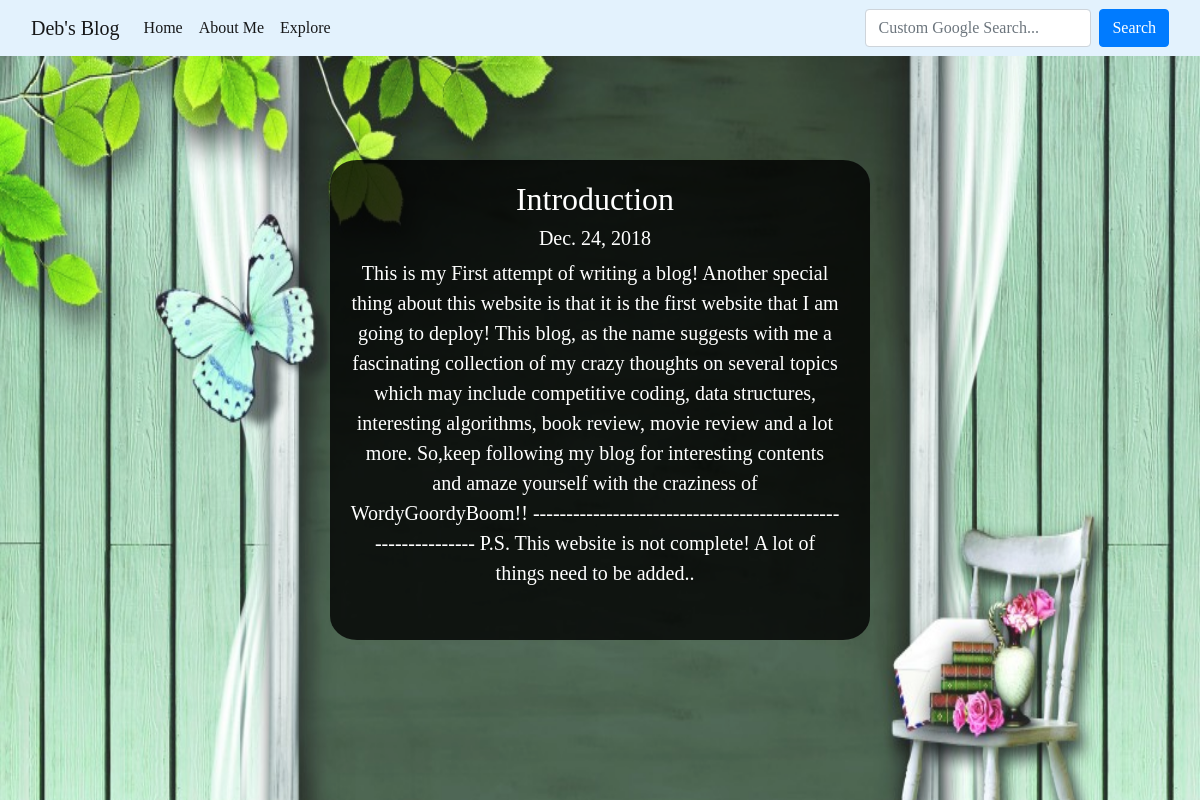
Page /Blog/home/ on the committed database.
### Blog/models.py (models this page shows)
class Post(models.Model):
	PriKey = models.CharField(max_length=255,primary_key=True)
	Heading = models.CharField(max_length=100)
	DateOfPost = models.DateField(default=datetime.date.today())
	Content = models.TextField()

### Blog/views.py (the view)
# urls.py: path('home/',views.home,name='home'),
def home(request):
	obj = Post.objects.get(PriKey=p)
	return render(request,'MyBlog.html',{'obj':obj})

### Blog/templates/MyBlog.html
{% extends 'base.html' %}
{% block content %}
<div class="container text-center" id="content">
  <div id="inner">
  <h2>{{ obj.Heading }}</h2>
  <h5 id="Date">{{ obj.DateOfPost }}</h5>
  <p>
      {{ obj.Content }}
  </p>
</div>
</div>
{% endblock %}

### static/BlogStyle.css (style rules this page uses)
#content { background-color: rgb(0,0,0,0.8); color: #ffffff; border-radius: 5%; z-index: 2; position: absolute; top: 20%; right: 0; bottom: 0; left: 0; width: 45%; height: 60%; padding-top: 20px; padding-bottom: 20px; padding-left: 20px; font-size: 20px; overflow: hidden; margin: 0px auto; }
#inner { width: 100%; overflow: auto; height: 100%; padding-right: 15px; }
#Date { font-family: 'Cursive'; }
body { font-family: 'Popins'; margin-bottom: 10px; }

### rows in the picture
Post: Heading "Introduction", DateOfPost "Dec. 24, 2018", Content "This is my First attempt of writing a blog! Another special thing about this website is that it is the first website that I am going to deploy! This blog, as the name suggests with me a fascinating collection of my crazy thoughts on several topics which may include competitive coding, data structures, interesting algorithms, book review, movie review and a lot more. So,keep following my blog for interesting contents and amaze yourself with the craziness of WordyGoordyBoom!! ------------------------------------------------------------- P.S. This website is not complete! A lot of things need to be added.."
